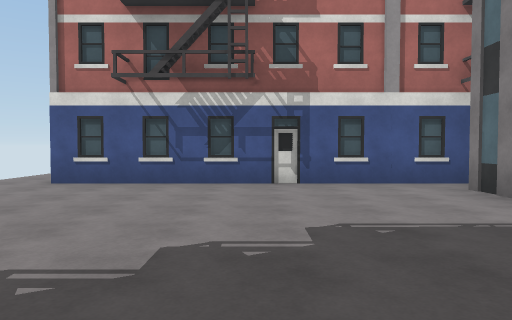
[1] (above)

24 first-person views from a walk through a 3-D level made in the Unity game engine. The camera is 1.4 m above the floor, tilts 2° down and sees 70° across. The floor is counted in squares, 2 m on a side. Each view is taken from the middle of a square. On the plan, view 1 faces up. The plan holds only what a view shows up to about 11 squares ahead; the rest is blank. The place goes on beyond the plan. Surface patterns are stand-ins for the level's own textures.

[2]
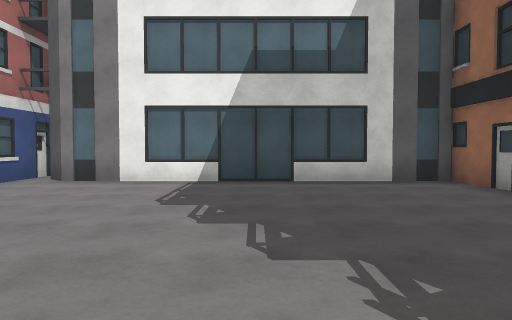

[3]
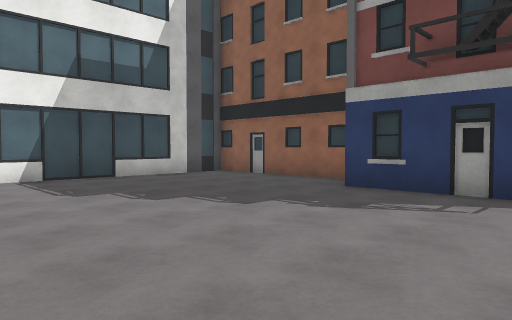

[4]
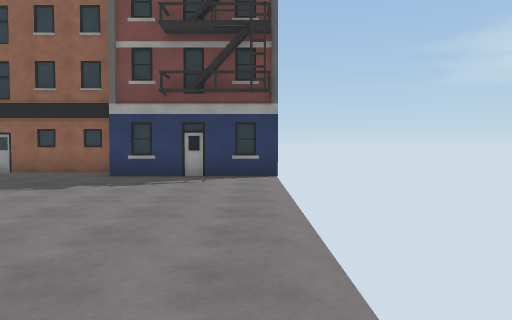

[5]
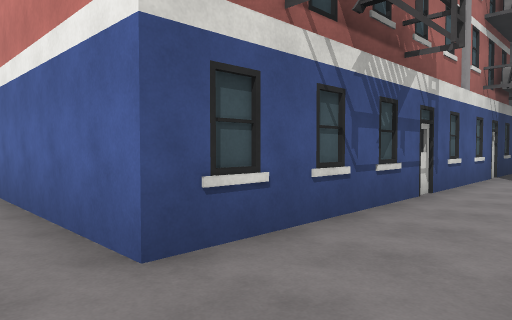

[6]
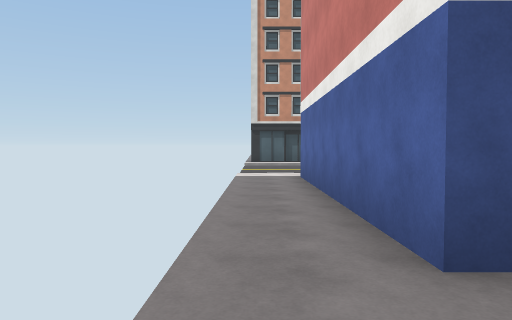

[7]
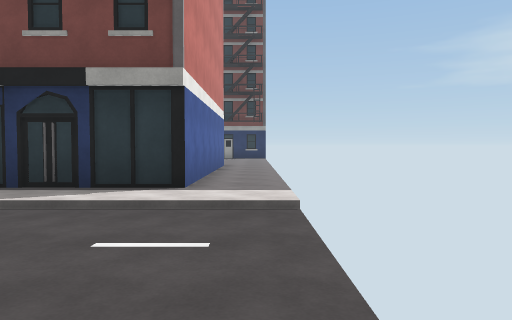

[8]
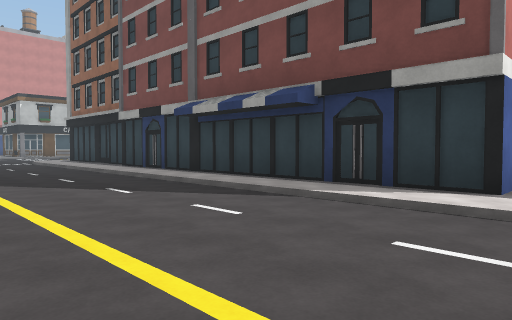

[9]
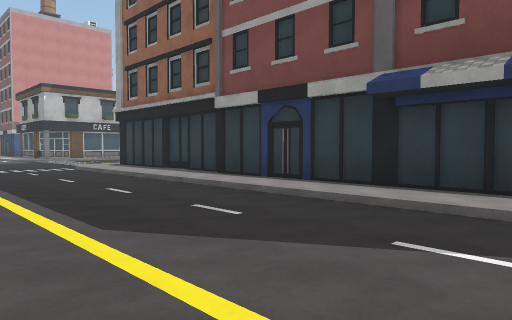

[10]
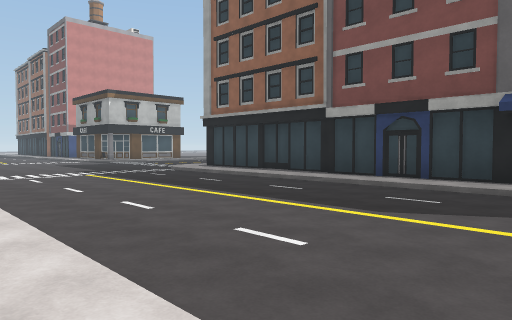

[11]
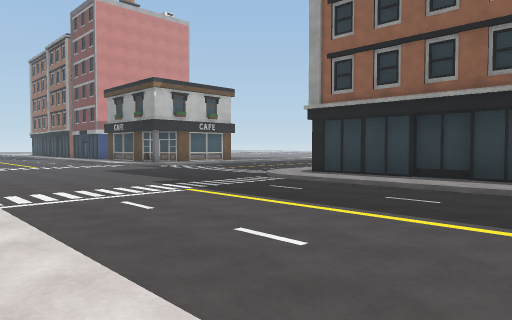

[12]
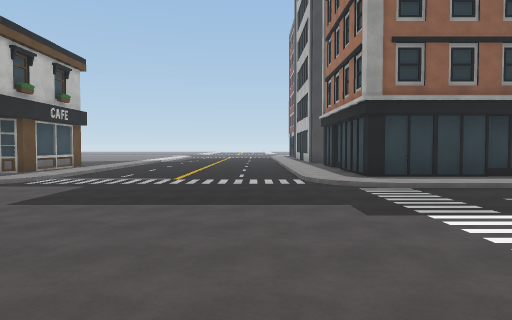

[13]
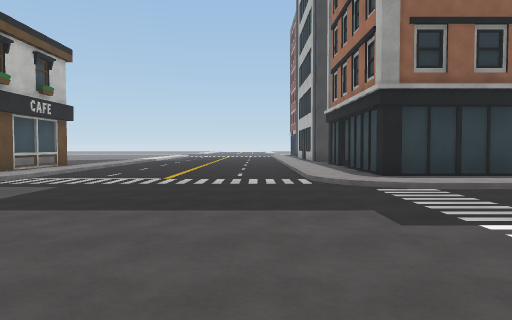

[14]
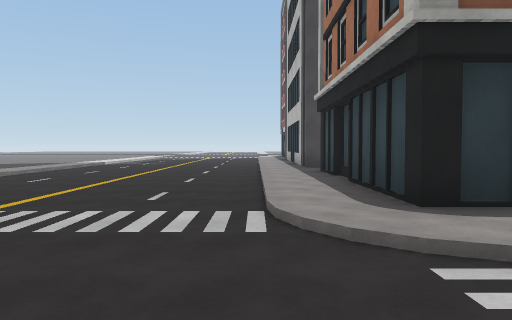

[15]
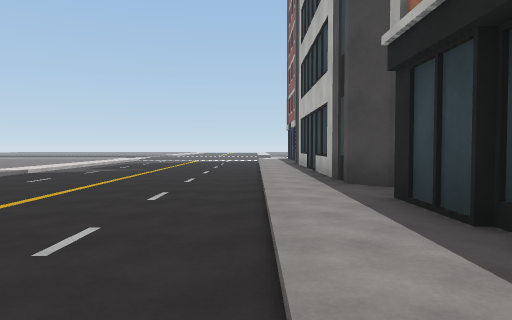

[16]
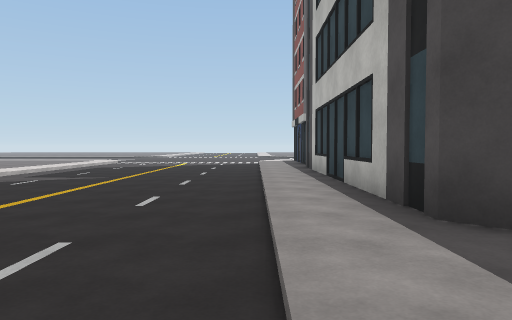

[17]
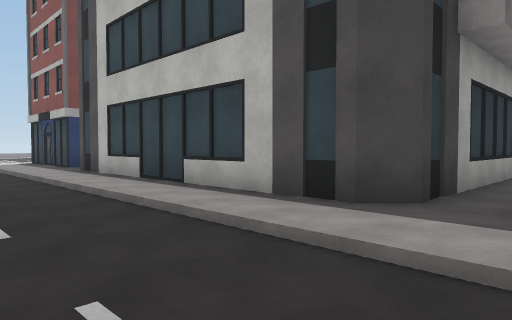

[18]
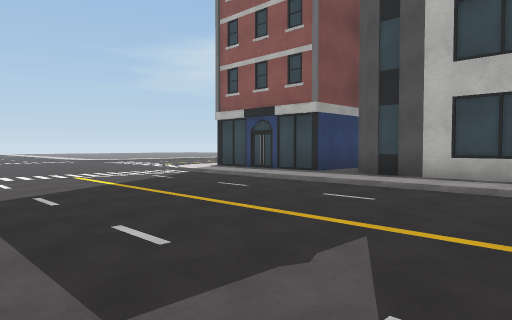

[19]
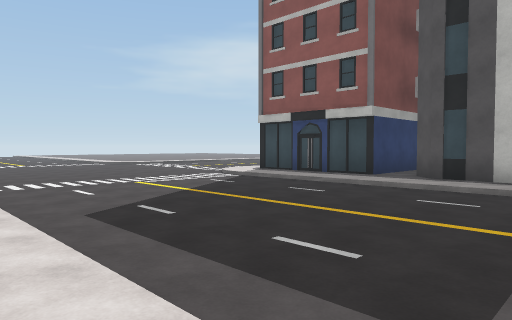

[20]
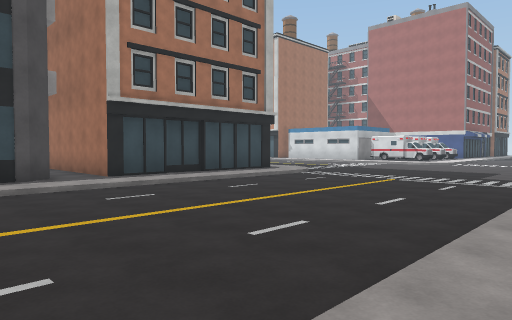

[21]
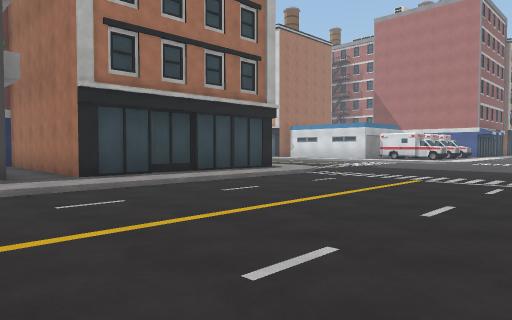

[22]
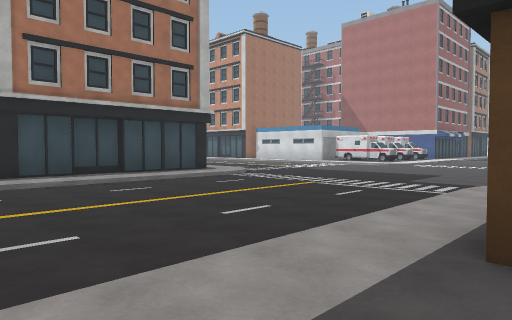

[23]
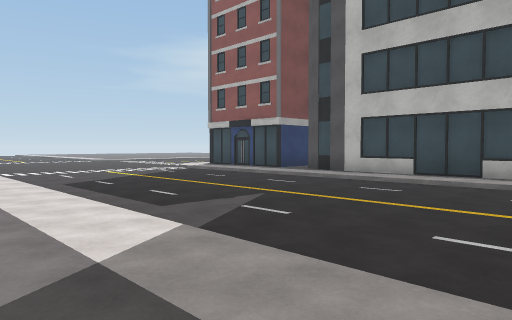

[24]
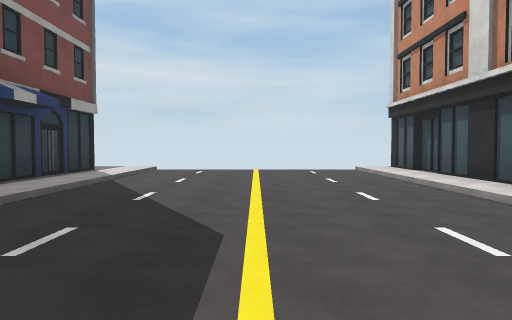

### Floor plan
Key: @ floor where view 1 was taken; # wall or solid block; . main floor; : floor 0.25 m higher than the main floor; / step, stairs or slope; B building.
Columns run from 5 left of view 1 to 22 right of it. Each row starts with its distance up from view 1.
 23 ######
 22 ::::::: :: : ::     :
 21 /////////////////////
 20 .........................
 19 .........................
 18 .........................
 17 .........................
 16 ..........................
 15 //////////////////........
 14 :::::::::::::::::::.......:
 13 :#################:/...../:B
 12 :#               #:/...../:#
 11 :#               #:/...../:#
 10 :#               #:/...../:#
  9 :#               #:/...../:#
  8 :#          ######:/...../::
  7 :######### #:::::::/...../:
  6 :::::::::#  ######:/...../::
  5 :::::::::#       #:/...../ :
  4 :::::::::#       #:/...../:
  3 :::::::::#       #:/...../::
  2 :::::::::#       #:/...../::
  1 :::::::::#       #:/...../:
  0 :::::@:::#       #:/...../:
 -1 ####:::::#       #:/...../:
 -2    #######       B:/...../:
 -3                ::::/...../:
 -4                ###:/...../
 -5                  #:/...../
 -6                  #:/...../

Where each view was taken, in squares from view 1:
view 1: 0 up, 0 right, facing up
view 2: 2 up, 4 left, facing right
view 3: 5 up, 5 left, facing down-right
view 4: 8 up, 5 left, facing down
view 5: 5 up, 5 left, facing up-right
view 6: 5 up, 5 left, facing up
view 7: 19 up, 5 left, facing down
view 8: 19 up, 5 left, facing down-right
view 9: 19 up, 0 right, facing down-right
view 10: 22 up, 1 right, facing down-right
view 11: 22 up, 6 right, facing down-right
view 12: 22 up, 15 right, facing down
view 13: 21 up, 15 right, facing down
view 14: 17 up, 14 right, facing down
view 15: 12 up, 14 right, facing down
view 16: 9 up, 14 right, facing down
view 17: 8 up, 16 right, facing down-left
view 18: 2 up, 20 right, facing down-left
view 19: 1 up, 21 right, facing down-left
view 20: 4 up, 21 right, facing up-left
view 21: 5 up, 20 right, facing up-left
view 22: 6 up, 22 right, facing up-left
view 23: 5 up, 22 right, facing down-left
view 24: 18 up, 6 right, facing left
